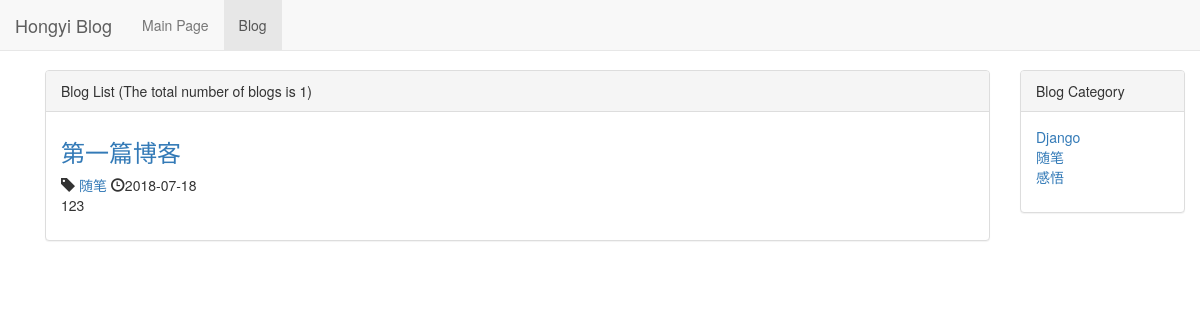
The page /blog/ on the database as committed earlier.
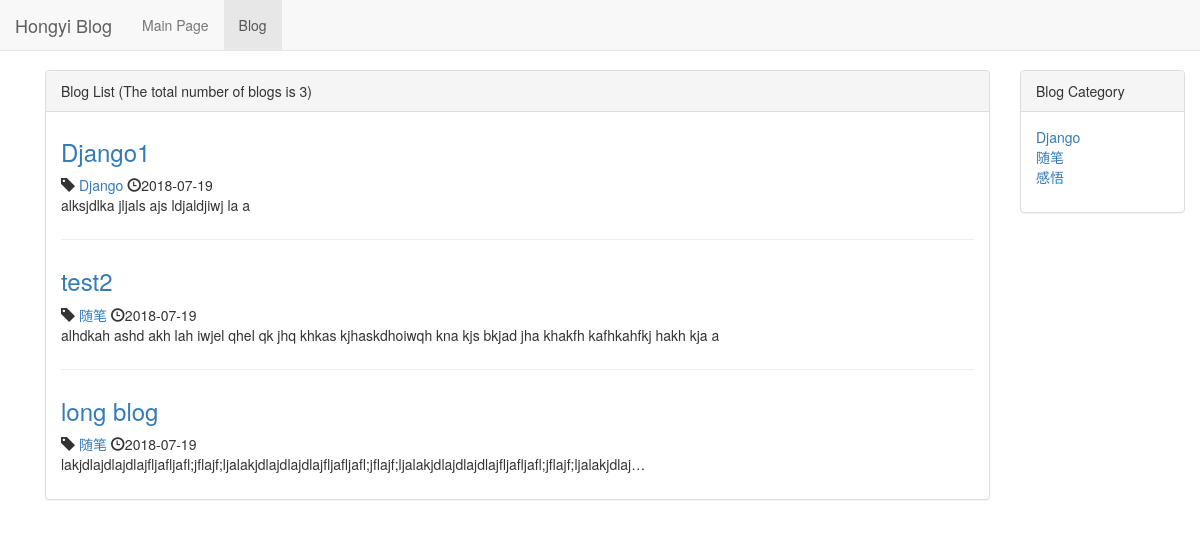
The same page on the database as committed later.
### blog/models.py (models this page shows, shortened)
class Blog(models.Model):
    title = models.CharField(max_length=50)
    blog_type = models.ForeignKey(BlogType, on_delete=models.DO_NOTHING)
    content = models.TextField()
    author = models.ForeignKey(User, on_delete=models.DO_NOTHING)
    created_time = models.DateTimeField(auto_now_add=True)
    last_update_time = models.DateTimeField(auto_now=True)
    class Meta:
        ordering = ['-created_time']

class BlogType(models.Model):
    type_name = models.CharField(max_length=15)
    def __str__(self):
        return self.type_name

### blog/views.py (the view)
# urls.py: path('', views.blog_list, name='blog_list'),
def blog_list(request):
    context = {}
    context['blogs'] = Blog.objects.all()
    context['blog_types'] = BlogType.objects.all()
    context['blogs_count'] = Blog.objects.all().count()
    return render_to_response('blog/blog_list.html', context=context)

### blog/templates/blog/blog_list.html (shortened to what this page needs)
{% extends 'base.html' %}
{% block nav_blog_active %}active{% endblock %}
{% load staticfiles %}
{% block header_extends %}
    <link rel="stylesheet" href="{% static 'blog/blog.css' %}">
{% endblock %}
{% block content %}
<div class="container">
    <div class="row">
        <div class="col-xs-12 col-sm-8 col-md-9 col-lg-10">
            <div class="panel panel-default">
                <div class="panel-heading">{% block blog_list_title %}Blog List (The total number of blogs is {{ blogs_count}}){% endblock %}</div>
                <div class="panel-body">
                    {% for blog in blogs %}
                        <div class="blog">
                            <h3><a href="{% url 'blog_detail' blog.pk %}">{{ blog.title }}</a></h3>
                            <p class="blog-info">
                                <span class="glyphicon glyphicon-tag" aria-hidden="true"></span>
                                <a href="{% url 'blogs_with_type' blog.blog_type.pk %}">{{ blog.blog_type }}</a>
                                <span class="glyphicon glyphicon-time" aria-hidden="true"></span>{{ blog.created_time|date:"Y-m-d" }}
                            </p>
                            <p>{{ blog.content|truncatechars:120 }}</p>
                        </div>
                    {% empty %}
                        <div class="blog">
                            <h3>-- No Blogs now, to be continue --</h3>
                        </div>
                    {% endfor %}
                </div>
            </div>
        </div>
        <div class="hidden-xs col-sm-4 col-md-3 col-lg-2">
            <div class="panel panel-default">
              <div class="panel-heading">Blog Category</div>
              <div class="panel-body">
                <ul class= "blog-types">
                    {% for blog_type in blog_types %}
                        <li><a href="{% url 'blogs_with_type' blog_type.pk %}">{{ blog_type.type_name }}</a></li>
                    {% empty %}
                        <li>No category</li>
                    {% endfor %}
                </ul>
              </div>
            </div>
        </div>
    </div>
</div>
{% endblock %}

### templates/base.html (shortened to what this page needs)
{% load staticfiles %}
<!DOCTYPE html>
<html lang="en">
<head>
    <link rel="stylesheet" href="{% static 'base.css' %}">
    <link rel="stylesheet" href="{% static 'bootstrap-3.3.7/css/bootstrap.min.css' %}">
    {% block header_extends %}{% endblock %}
</head>
<body>
    <div class="navbar navbar-default navbar-fixed-top" role="navigation">
        <div class="container-fluid">
            <div class="navbar-header">
                <a class="navbar-brand" href="{% url 'home' %}">
                    Hongyi Blog
                </a>
            </div>
            <div id="navbar-collapse" class="collapse navbar-collapse" >
                <u1 class="nav navbar-nav">
                    <li class="{% block nav_home_active %}{% endblock %}"><a href="/">Main Page</a></li>
                    <li class="{% block nav_blog_active %}{% endblock %}"><a href="{% url 'blog_list' %}">Blog</a></li>
                </u1>
            </div>
        </div>
    </div>
    {% block content %}{% endblock %}
</body>
</html>

### static/base.css (style rules this page uses)
* { margin: 0; padding: 0; }
body { margin-top: 70px!important; margin-left: 30px!important; }

### blog/static/blog/blog.css (style rules this page uses)
ul.blog-types { list-style-type: none; }
div.blog:not(:last-child) { margin-bottom: 2em; padding-bottom: 1em; border-bottom: 1px solid #eee; }
div.blog h3 { margin-top: 0.5em; }
div.blog p.blog-info { margin-bottom:0; }

Rows that differ between the two databases and show on the page:
removed Blog: title "第一篇博客", blog_type "随笔", created_time "2018-07-18", content "123"
added Blog: title "Django1", blog_type "Django", created_time "2018-07-19", content "alksjdlka jljals ajs ldjaldjiwj la a"
added Blog: title "test2", blog_type "随笔", created_time "2018-07-19", content "alhdkah ashd akh lah iwjel qhel qk jhq khkas kjhaskdhoiwqh kna kjs bkjad jha khakfh kafhkahfkj hakh kja a"
added Blog: title "long blog", blog_type "随笔", created_time "2018-07-19", content "lakjdlajdlajdlajfljafljafl;jflajf;ljalakjdlajdlajdlajfljafljafl;jflajf;ljalakjdlajdlajdlajfljafljafl;jflajf;ljalakjdlaj…"
Other text that changed with them:
{{ blogs_count }}: "1" → "3"
